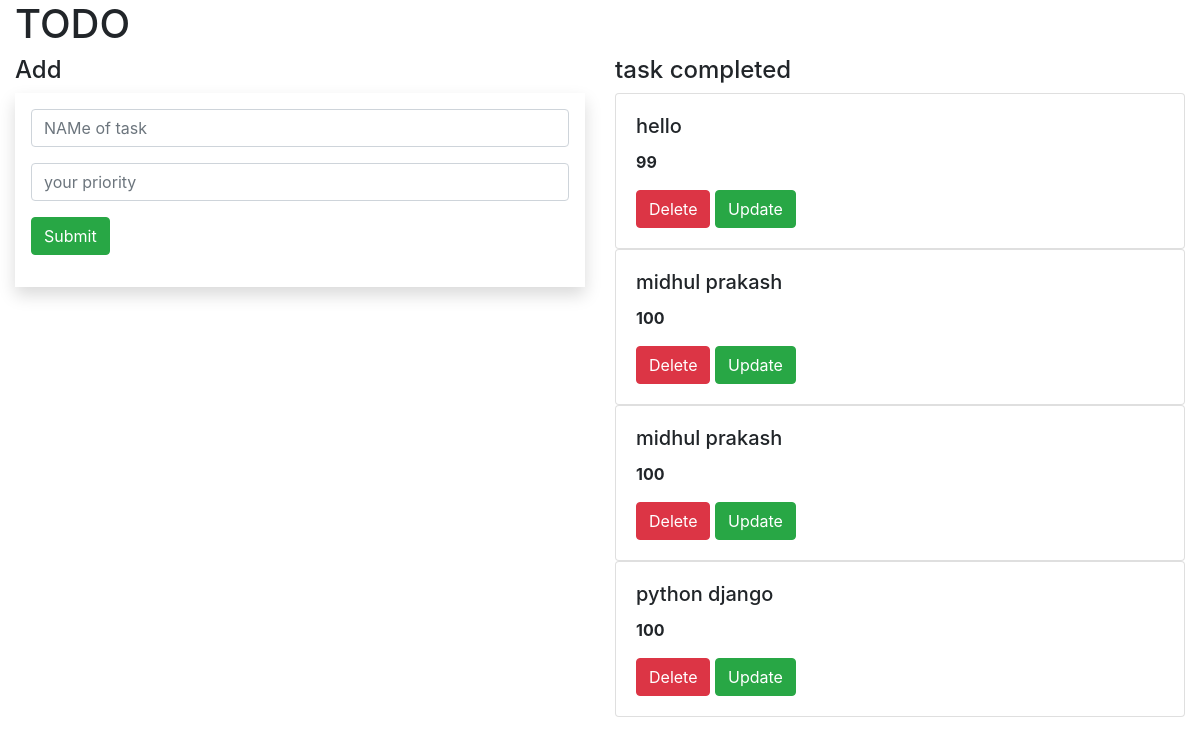
Before: / with the older database file.
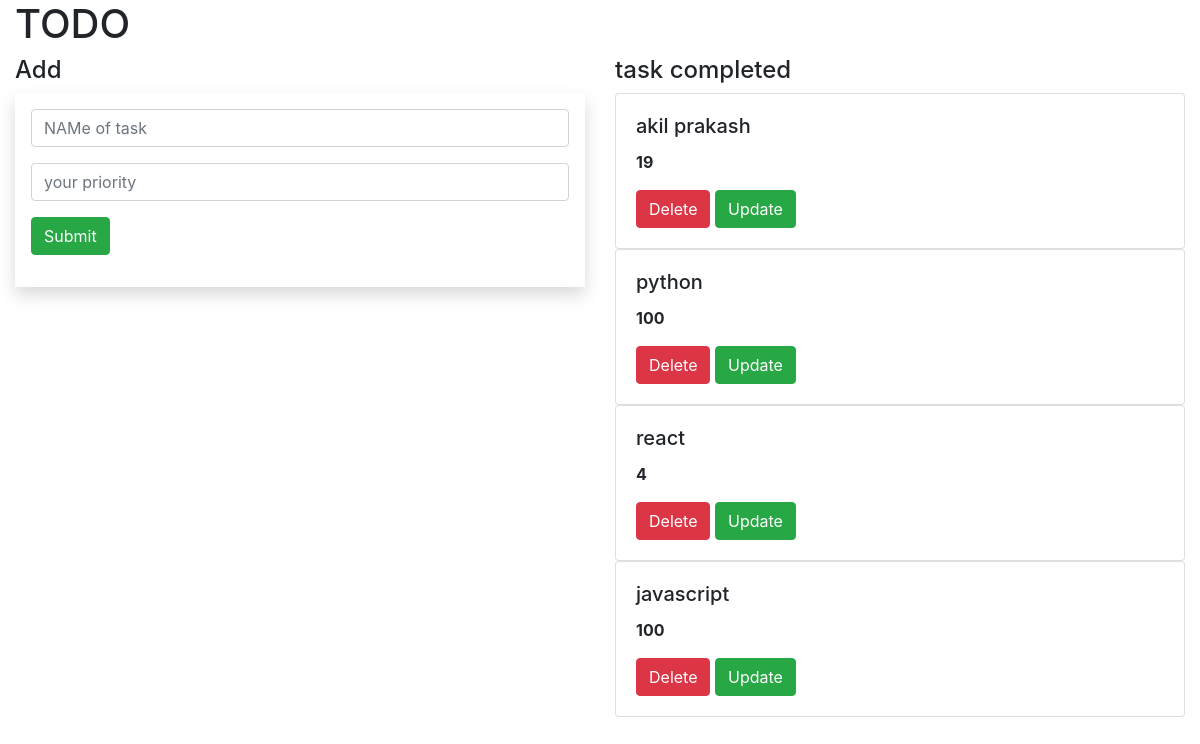
After: the same page with the newer database file.
### todo_app/models.py (models this page shows, shortened)
class  Task(models.Model):
    name=models.CharField(max_length=100)
    priority=models.IntegerField()

### todo_app/views.py (the view)
# urls.py: 2. Add a URL to urlpatterns:  path('', views.home, name='home')
def home(request):
    obj1=Task.objects.all()
    if request.method == "POST":
        name=request.POST.get('name')
        priority=request.POST.get('priority')
        obj=Task(name=name,priority=priority)
        obj.save()
    return render(request,"index.html",{'obj':obj1})

### templates/index.html (shortened to what this page needs)
{% extends 'base.html' %} {% block content %}
<div class="container-fluid">
  <div class="row">
    <div class="col-md-12">
      <div class="banner">
        <div class="banner-text">
          <h1>TODO</h1>
        </div>
      </div>
    </div>
  </div>
  <div class="row">
    <div class="col-md-6">
      <h4>Add</h4>
      <form method="post" class="p-3 shadow">
        <div class="form-group">
          <input
            type="text"
            name="name"
            class="form-control"
            placeholder="NAMe of task"
          />
        </div>
        <div class="form-group">
          <input
            type="text"
            name="priority"
            class="form-control"
            placeholder="your priority"
          />
        </div>
        <div class="form-group">
          <input type="submit" class="btn btn-success" />
        </div>
      </form>
    </div>
    <div class="col-md-6">
      <h4>task completed</h4>
      {% for i in obj %}
      <div class="card">
        <div class="card-body">
          <h5 class="card-title">{{i.name}}</h5>
          <p><b>{{i.priority}}</b></p>
          <a class="btn btn-danger" href="{% url 'delete' i.id %}">Delete</a>
          <a class="btn btn-success" href="{% url 'update' i.id %}">Update</a>
        </div>
      </div>
      {% endfor %}
    </div>
  </div>
</div>
{% endblock %}

### templates/base.html (shortened to what this page needs)
<!DOCTYPE html>
<html lang="en">
  <head>
    <link
      rel="stylesheet"
      href="https://cdn.jsdelivr.net/npm/bootstrap@4.1.3/dist/css/bootstrap.min.css"
    />
  </head>
  <body>
    {% block content %} {% endblock %}
  </body>
</html>

Changed rows visible on the page:
removed Task: name "hello", priority "99"
removed Task: name "midhul prakash", priority "100"
removed Task: name "midhul prakash", priority "100"
removed Task: name "python django", priority "100"
added Task: name "akil prakash", priority "19"
added Task: name "python", priority "100"
added Task: name "react", priority "4"
added Task: name "javascript", priority "100"
